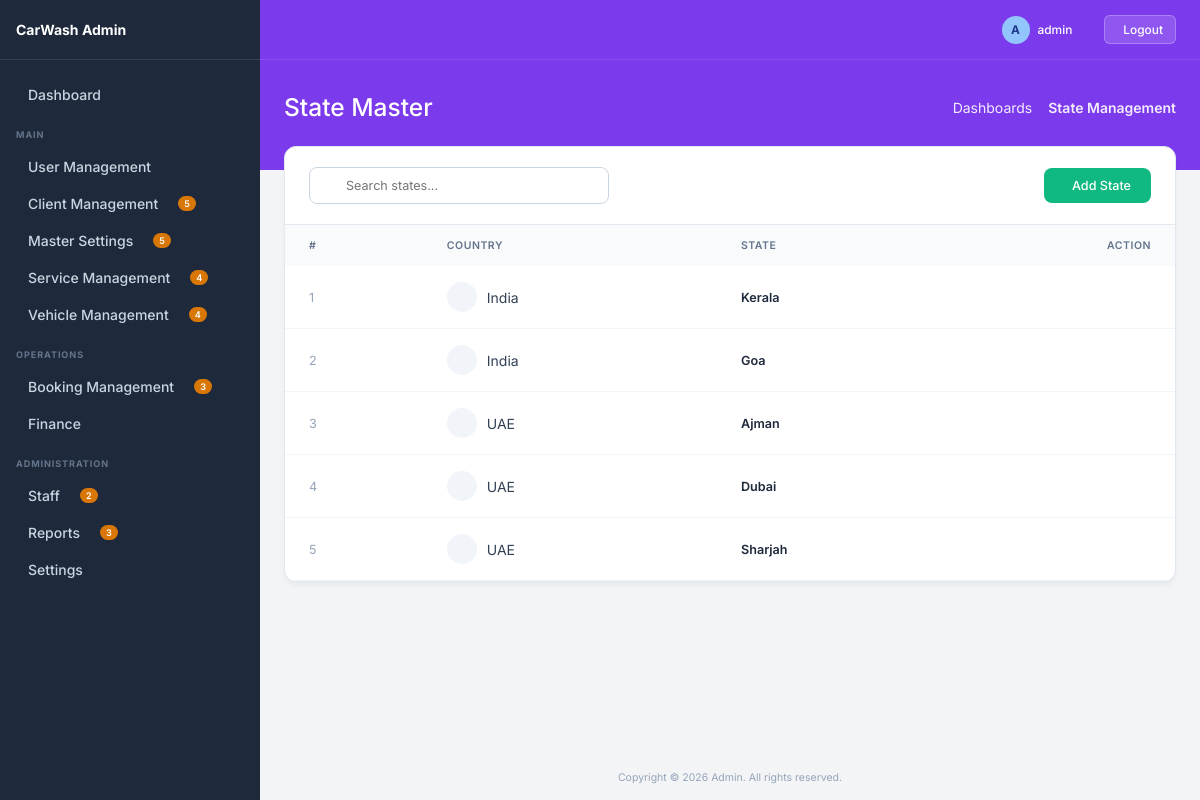
Screenshot of /state/ (signed in) with the database file from the repository.
### master/models.py (models this page shows, shortened)
class State(BaseModel):
    country = models.ForeignKey(Country, on_delete=models.CASCADE)
    name = models.CharField(max_length=100)

class Country(BaseModel):
    name = models.CharField(max_length=100)

### master/views.py (the view)
# urls.py: path('state/', views.state_list, name='state_list'),
@login_required
def state_list(request):
    search = request.GET.get('search', '')
    queryset = State.objects.filter(is_deleted=False)
    if search:
        queryset = queryset.filter(name__icontains=search)
    paginator = Paginator(queryset, 10)
    page_obj = paginator.get_page(request.GET.get('page'))
    return render(request, 'state/list.html', {
        'page_obj': page_obj,
        'search': search
    })

### master/templates/state/list.html (shortened to what this page needs)
{% extends 'base.html' %}
{% block page_title %}State Master{% endblock %}
{% block breadcrumb_active %}State Management{% endblock %}
{% block content %}
<div class="list-container">
    <div class="list-header">
        <form method="GET" class="search-wrapper">
            <input type="text" name="search" value="{{search}}" placeholder="Search states..." class="search-input">
        </form>
        <a href="{% url 'state_create' %}" class="btn-create">
             Add State
        </a>
    </div>
    <div style="overflow-x: auto;">
        <table class="premium-table">
            <thead>
                <tr>
                    <th>#</th>
                    <th>Country</th>
                    <th>State</th>
                    <th style="text-align: right;">Action</th>
                </tr>
            </thead>
            <tbody>
                {% for obj in page_obj %}
                <tr>
                    <td style="color:#94a3b8;">{{ forloop.counter }}</td>
                    <td>
                        <div style="display:flex; align-items:center; gap:10px;">
                            <div style="width:30px;height:30px;border-radius:50%;background:#f1f5f9;display:flex;align-items:center;justify-content:center;">
                            </div>
                            {{ obj.country.name }}
                        </div>
                    </td>
                    <td style="font-weight:600; color:#1e293b;">
                        {{ obj.name }}
                    </td>
                    <td style="text-align:right;">
                        <div style="display:flex; gap:8px; justify-content:flex-end;">
                            <a href="{% url 'state_edit' obj.pk %}" class="action-btn edit">
                            </a>
                            <a href="{% url 'state_delete' obj.pk %}" onclick="return confirm('Delete this state?')" class="action-btn delete">
                            </a>
                        </div>
                    </td>
                </tr>
                {% endfor %}
            </tbody>
        </table>
    </div>
</div>
{% endblock %}

### core/templates/base.html (shortened to what this page needs)
<!DOCTYPE html>
<html lang="en">
<head>
</head>
<body>
    <aside class="sidebar">
        <div class="sidebar-header">
            <span>CarWash Admin</span>
        </div>
        <div class="sidebar-content">
            <a href="{% url 'dashboard' %}" class="nav-item">
                <div class="nav-item-left">
                    Dashboard
                </div>
            </a>
            <div class="nav-section-title">MAIN</div>
            <div class="nav-item dropdown-toggle">
                <div class="nav-item-left">
                     User Management
                </div>
            </div>
            <div class="nav-item dropdown-toggle">
                <div class="nav-item-left">
                    Client Management
                    <span class="nav-badge">5</span>
                </div>
            </div>
            <div class="nav-item dropdown-toggle">
                <div class="nav-item-left">
                    Master Settings
                    <span class="nav-badge">5</span>
                </div>
            </div>
            <div class="nav-item dropdown-toggle">
                <div class="nav-item-left">
                    Service Management
                    <span class="nav-badge">4</span>
                </div>
            </div>
            <div class="nav-item dropdown-toggle">
                <div class="nav-item-left">
                    Vehicle Management
                    <span class="nav-badge">4</span>
                </div>
            </div>
            <div class="nav-section-title">OPERATIONS</div>
            <div class="nav-item dropdown-toggle">
                <div class="nav-item-left">
                    Booking Management
                    <span class="nav-badge">3</span>
                </div>
            </div>
            <div class="nav-item dropdown-toggle">
                <div class="nav-item-left">
                    Finance
                </div>
            </div>
            <div class="nav-section-title">ADMINISTRATION</div>
            <div class="nav-item dropdown-toggle">
                <div class="nav-item-left">
                    Staff
                    <span class="nav-badge">2</span>
                </div>
            </div>
            <div class="nav-item dropdown-toggle">
                <div class="nav-item-left">
                    Reports
                    <span class="nav-badge">3</span>
                </div>
            </div>
            <div class="nav-item dropdown-toggle">
                <div class="nav-item-left">
                    Settings
                </div>
            </div>
        </div>
    </aside>
    <div class="main-wrapper">
        <div class="top-banner">
            <div class="top-navbar">
                <div class="navbar-right">
                    <div class="flex-center" style="gap: 8px;">
                        <span style="display:inline-block; width:28px; height:28px; border-radius:50%; background:#93c5fd; color:#1e3a8a; text-align:center; line-height:28px; font-weight:bold;">{{ request.user.username|make_list|first|upper|default:"A" }}</span>
                        <span>{{ request.user.username|default:"admin" }}</span>
                    </div>
                    {% if request.user.is_authenticated %}
                    <form method="post" action="{% url 'logout' %}" style="margin-left: 12px; display: inline;">
                        <button type="submit" style="background: rgba(255,255,255,0.15); border: 1px solid rgba(255,255,255,0.25); color: white; padding: 6px 12px; border-radius: 6px; cursor: pointer; display: flex; align-items: center; gap: 6px; font-size: 0.85rem; font-weight: 500; transition: all 0.2s;">
                             Logout
                        </button>
                    </form>
                    {% endif %}
                </div>
            </div>
            <div class="banner-header">
                <div class="banner-title">{% block page_title %}Dashboard{% endblock %}</div>
                <div class="banner-breadcrumbs">
                    <a href="#">Dashboards</a>
                    <span style="font-weight: 600;">{% block breadcrumb_active %}Admin Dashboard{% endblock %}</span>
                </div>
            </div>
        </div>
        <div class="content-area">
            {% block content %}{% endblock %}
        </div>
        <div style="margin-top:auto; padding: 16px; text-align: center; color: #94a3b8; font-size: 0.75rem;">
            Copyright © 2026 Admin. All rights reserved.
        </div>
    </div>
</body>
</html>

### core/templates/base.html (style rules this page uses)
:root { --bg-sidebar: #1e293b; --bg-body: #f3f4f6; --bg-banner: #7c3aed; --text-sidebar: #cbd5e1; --text-sidebar-hover: #ffffff; --sidebar-border: #334155; --badge-bg: #d97706; --badge-text: #ffffff; --sidebar-width: 260px; }
* { margin: 0; padding: 0; box-sizing: border-box; font-family: 'Inter', sans-serif; font-size: 14px; }
body { background-color: var(--bg-body); color: #1e293b; display: flex; min-height: 100vh; overflow-x: hidden; }
.sidebar { width: var(--sidebar-width); background-color: var(--bg-sidebar); display: flex; flex-direction: column; position: fixed; height: 100vh; overflow-y: auto; z-index: 100; }
.sidebar-header { padding: 16px; font-size: 1.1rem; font-weight: 700; display: flex; align-items: center; gap: 12px; color: white; border-bottom: 1px solid var(--sidebar-border); height: 60px; }
.sidebar-content { padding: 16px 0; }
.nav-section-title { color: #64748b; font-size: 0.65rem; text-transform: uppercase; letter-spacing: 0.1em; font-weight: 700; margin: 16px 16px 8px 16px; }
.nav-item { display: flex; align-items: center; justify-content: space-between; padding: 10px 16px; color: var(--text-sidebar); text-decoration: none; font-size: 0.85rem; font-weight: 500; cursor: pointer; transition: color 0.2s, background-color 0.2s; }
.nav-item-left { display: flex; align-items: center; gap: 12px; }
.nav-badge { background-color: var(--badge-bg); color: var(--badge-text); font-size: 0.65rem; font-weight: 600; padding: 2px 6px; border-radius: 12px; margin-left: 8px; }
.main-wrapper { flex: 1; margin-left: var(--sidebar-width); display: flex; flex-direction: column; min-height: 100vh; }
.top-banner { background-color: var(--bg-banner); color: white; display: flex; flex-direction: column; }
.top-navbar { height: 60px; display: flex; align-items: center; justify-content: space-between; padding: 0 24px; border-bottom: 1px solid rgba(255, 255, 255, 0.1); }
.navbar-right { display: flex; align-items: center; gap: 20px; }
.navbar-right span { font-size: 0.85rem; font-weight: 500; }
.banner-header { padding: 32px 24px 48px 24px; display: flex; justify-content: space-between; align-items: center; }
.banner-title { font-size: 1.75rem; font-weight: 500; }
.banner-breadcrumbs { font-size: 0.75rem; display: flex; align-items: center; gap: 8px; opacity: 0.9; }
.banner-breadcrumbs a { color: white; text-decoration: none; }
.content-area { padding: 0 24px 24px 24px; margin-top: -24px; flex: 1; }
.flex-center { display: flex; align-items: center; }
.list-container { background: white; border-radius: 12px; border: 1px solid #e2e8f0; box-shadow: 0 4px 6px -1px rgba(0, 0, 0, 0.05); overflow: hidden; }
.list-header { padding: 20px 24px; border-bottom: 1px solid #e2e8f0; display: flex; justify-content: space-between; align-items: center; }
.search-input { padding: 10px 16px; padding-left: 36px; border: 1px solid #cbd5e1; border-radius: 8px; font-size: 0.9rem; outline: none; width: 300px; transition: all 0.2s; font-family: 'Inter', sans-serif; }
.search-wrapper { position: relative; display: flex; align-items: center; }
.btn-create { background: #10b981; color: white; padding: 10px 20px; border-radius: 8px; text-decoration: none; font-size: 0.9rem; font-weight: 500; display: flex; align-items: center; gap: 8px; transition: background 0.2s; border: none; cursor: pointer; }
.premium-table { width: 100%; border-collapse: collapse; text-align: left; }
.premium-table th { background-color: #f8fafc; color: #64748b; font-size: 0.75rem; text-transform: uppercase; letter-spacing: 0.05em; padding: 14px 24px; font-weight: 600; }
.premium-table td { padding: 16px 24px; font-size: 0.9rem; color: #334155; border-bottom: 1px solid #f1f5f9; vertical-align: middle; }
.action-btn { padding: 6px; border-radius: 6px; color: #64748b; transition: all 0.2s; text-decoration: none; display: inline-flex; align-items: center; justify-content: center; }

### rows the page displays
State: country.name "India", name "Kerala"
State: country.name "India", name "Goa"
State: country.name "UAE", name "Ajman"
State: country.name "UAE", name "Dubai"
State: country.name "UAE", name "Sharjah"

### other values shown
{{ request.user.username|make_list|first|upper|default:"A" }} "A"
{{ request.user.username|default:"admin" }} "admin"
